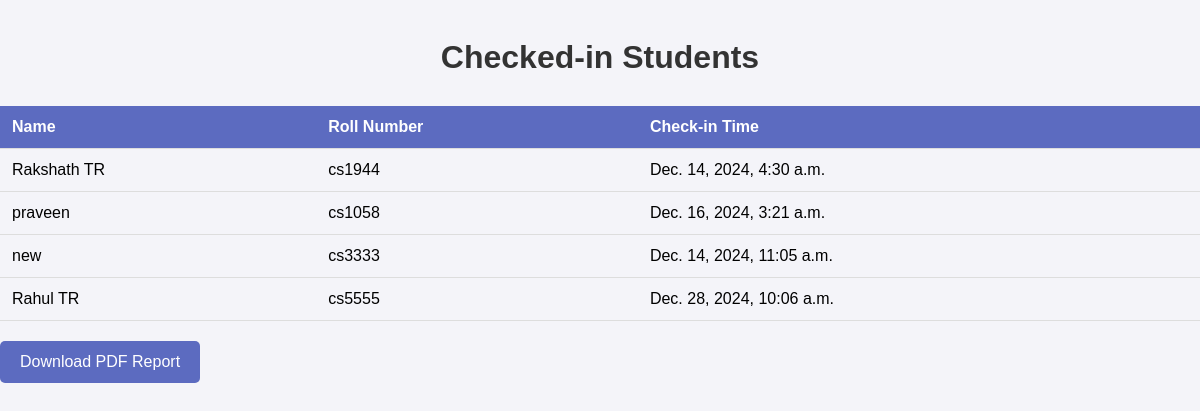
Screenshot of /warden/report/ (signed in) with the database file from the repository.
### warden/models.py (models this page shows, shortened)
class Student(models.Model):
    name = models.CharField(max_length=100)
    roll_number = models.CharField(max_length=20, unique=True)
    dob = models.DateField()
    face_encoding = models.BinaryField(default=b'')  # To store the face encoding

class CheckInCheckOut(models.Model):
    student = models.ForeignKey(Student, on_delete=models.CASCADE)
    check_in_time = models.DateTimeField(auto_now_add=True)
    check_out_time = models.DateTimeField(null=True, blank=True)

### warden/views.py (the view)
# urls.py: path('report/',views.report,name='report'),
@login_required
def report(request):
    search_query = request.GET.get('search', '')  # Default to empty string if no search query
    if search_query:
        students = Student.objects.filter(roll_number__icontains=search_query)
    else:
        students = Student.objects.all()
    checked_in_students = []
    for student in students:
        check_in_record = CheckInCheckOut.objects.filter(student=student, check_out_time__isnull=True).last()
        if check_in_record:
            checked_in_students.append({
                'student': student,
                'check_in_time': check_in_record.check_in_time
            })
    context = {
        'checked_in_students': checked_in_students,
        'search': search_query  # Pass the search term to the template for pre-population
    }
    pass
    return render(request, 'warden/report.html', context)

### warden/templates/warden/report.html (shortened to what this page needs)
<h1>Checked-in Students</h1>
{% if checked_in_students %}
   <table>
       <thead>
           <tr>
               <th>Name</th>
               <th>Roll Number</th>
               <th>Check-in Time</th>
           </tr>
       </thead>
       <tbody>
           {% for record in checked_in_students %}
               <tr>
                   <td>{{ record.student.name }}</td>
                   <td>{{ record.student.roll_number }}</td>
                   <td>{{ record.check_in_time }}</td>
               </tr>
           {% endfor %}
       </tbody>
   </table>
   <a href="{% url 'generate_pdf_report' %}" class="btn-download">Download PDF Report</a>
{% else %}
   <p>No checked-in students found.</p>
{% endif %}

### warden/templates/warden/report.html (style rules this page uses)
h1 { font-size: 32px; color: #333; text-align: center; margin-bottom: 30px; }
table { width: 100%; border-collapse: collapse; margin-top: 20px; }
table th, table td { padding: 12px; text-align: left; border-bottom: 1px solid #ddd; }
table th { background-color: #5c6bc0; color: white; }
.btn-download { padding: 12px 20px; background-color: #5c6bc0; color: white; text-decoration: none; border-radius: 5px; font-size: 16px; margin-top: 20px; display: inline-block; }

### rows the page displays
Student: student.name "Rakshath TR", student.roll_number "cs1944", check_in_time "Dec. 14, 2024, 4:30 a.m."
Student: student.name "praveen", student.roll_number "cs1058", check_in_time "Dec. 16, 2024, 3:21 a.m."
Student: student.name "new", student.roll_number "cs3333", check_in_time "Dec. 14, 2024, 11:05 a.m."
Student: student.name "Rahul TR", student.roll_number "cs5555", check_in_time "Dec. 28, 2024, 10:06 a.m."
